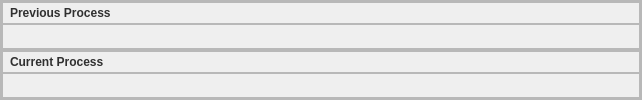
                              <widget class="QFrame" name="data_process_graphic">
                               <property name="sizePolicy">
                                <sizepolicy hsizetype="Expanding" vsizetype="Preferred">
                                 <horstretch>7</horstretch>
                                 <verstretch>0</verstretch>
                                </sizepolicy>
                               </property>
                               <property name="frameShape">
                                <enum>QFrame::StyledPanel</enum>
                               </property>
                               <property name="frameShadow">
                                <enum>QFrame::Raised</enum>
                               </property>
                               <layout class="QVBoxLayout" name="verticalLayout_39">
                                <property name="spacing">
                                 <number>0</number>
                                </property>
                                <property name="leftMargin">
                                 <number>0</number>
                                </property>
                                <property name="topMargin">
                                 <number>0</number>
                                </property>
                                <property name="rightMargin">
                                 <number>0</number>
                                </property>
                                <property name="bottomMargin">
                                 <number>0</number>
                                </property>
                                <item>
                                 <widget class="QFrame" name="data_process_graphic_top">
                                  <property name="sizePolicy">
                                   <sizepolicy hsizetype="Preferred" vsizetype="Expanding">
                                    <horstretch>0</horstretch>
                                    <verstretch>1</verstretch>
                                   </sizepolicy>
                                  </property>
                                  <property name="frameShape">
                                   <enum>QFrame::StyledPanel</enum>
                                  </property>
                                  <property name="frameShadow">
                                   <enum>QFrame::Raised</enum>
                                  </property>
                                  <layout class="QVBoxLayout" name="verticalLayout_40">
                                   <property name="spacing">
                                    <number>0</number>
                                   </property>
                                   <property name="leftMargin">
                                    <number>0</number>
                                   </property>
                                   <property name="topMargin">
                                    <number>0</number>
                                   </property>
                                   <property name="rightMargin">
                                    <number>0</number>
                                   </property>
                                   <property name="bottomMargin">
                                    <number>0</number>
                                   </property>
                                   <item>
                                    <widget class="QFrame" name="frame_2">
                                     <property name="sizePolicy">
                                      <sizepolicy hsizetype="Preferred" vsizetype="Expanding">
                                       <horstretch>0</horstretch>
                                       <verstretch>1</verstretch>
                                      </sizepolicy>
                                     </property>
                                     <property name="styleSheet">
                                      <string notr="true">border-bottom:1px solid rgba(0,0,0,0.1);</string>
                                     </property>
                                     <property name="frameShape">
                                      <enum>QFrame::StyledPanel</enum>
                                     </property>
                                     <property name="frameShadow">
                                      <enum>QFrame::Raised</enum>
                                     </property>
                                     <layout class="QHBoxLayout" name="horizontalLayout_19">
                                      <property name="spacing">
                                       <number>0</number>
                                      </property>
                                      <property name="leftMargin">
                                       <number>0</number>
                                      </property>
                                      <property name="topMargin">
                                       <number>0</number>
                                      </property>
                                      <property name="rightMargin">
                                       <number>0</number>
                                      </property>
                                      <property name="bottomMargin">
                                       <number>0</number>
                                      </property>
                                      <item>
                                       <widget class="QLabel" name="label_11">
                                        <property name="styleSheet">
                                         <string notr="true">font-weight: bold;
font-size:12px;
color: rgba(0,0,0,0.8);
margin-left: 4px;
border: none;</string>
                                        </property>
                                        <property name="text">
                                         <string>Previous Process</string>
                                        </property>
                                       </widget>
                                      </item>
                                      <item>
                                       <spacer name="horizontalSpacer_6">
                                        <property name="orientation">
                                         <enum>Qt::Horizontal</enum>
                                        </property>
                                        <property name="sizeHint" stdset="0">
                                         <size>
                                          <width>524</width>
                                          <height>20</height>
                                         </size>
                                        </property>
                                       </spacer>
                                      </item>
                                      <item>
                                       <widget class="QFrame" name="frame_11">
                                        <property name="styleSheet">
                                         <string notr="true">border:none;</string>
                                        </property>
                                        <property name="frameShape">
                                         <enum>QFrame::StyledPanel</enum>
                                        </property>
                                        <property name="frameShadow">
                                         <enum>QFrame::Raised</enum>
                                        </property>
                                       </widget>
                                      </item>
                                     </layout>
                                    </widget>
                                   </item>
                                   <item>
                                    <widget class="QFrame" name="frame_3">
                                     <property name="sizePolicy">
                                      <sizepolicy hsizetype="Preferred" vsizetype="Expanding">
                                       <horstretch>0</horstretch>
                                       <verstretch>9</verstretch>
                                      </sizepolicy>
                                     </property>
                                     <property name="frameShape">
                                      <enum>QFrame::StyledPanel</enum>
                                     </property>
                                     <property name="frameShadow">
                                      <enum>QFrame::Raised</enum>
                                     </property>
                                    </widget>
                                   </item>
                                  </layout>
                                 </widget>
                                </item>
                                <item>
                                 <widget class="QFrame" name="data_process_graphic_bottom">
                                  <property name="sizePolicy">
                                   <sizepolicy hsizetype="Preferred" vsizetype="Expanding">
                                    <horstretch>0</horstretch>
                                    <verstretch>1</verstretch>
                                   </sizepolicy>
                                  </property>
                                  <property name="frameShape">
                                   <enum>QFrame::StyledPanel</enum>
                                  </property>
                                  <property name="frameShadow">
                                   <enum>QFrame::Raised</enum>
                                  </property>
                                  <layout class="QVBoxLayout" name="verticalLayout_41">
                                   <property name="spacing">
                                    <number>0</number>
                                   </property>
                                   <property name="leftMargin">
                                    <number>0</number>
                                   </property>
                                   <property name="topMargin">
                                    <number>0</number>
                                   </property>
                                   <property name="rightMargin">
                                    <number>0</number>
                                   </property>
                                   <property name="bottomMargin">
                                    <number>0</number>
                                   </property>
                                   <item>
                                    <widget class="QFrame" name="frame_4">
                                     <property name="sizePolicy">
                                      <sizepolicy hsizetype="Preferred" vsizetype="Expanding">
                                       <horstretch>0</horstretch>
                                       <verstretch>1</verstretch>
                                      </sizepolicy>
                                     </property>
                                     <property name="styleSheet">
                                      <string notr="true">border-bottom:1px solid rgba(0,0,0,0.1);</string>
                                     </property>
                                     <property name="frameShape">
                                      <enum>QFrame::StyledPanel</enum>
                                     </property>
                                     <property name="frameShadow">
                                      <enum>QFrame::Raised</enum>
                                     </property>
                                     <layout class="QHBoxLayout" name="horizontalLayout_20">
                                      <property name="spacing">
                                       <number>0</number>
                                      </property>
                                      <property name="leftMargin">
                                       <number>0</number>
                                      </property>
                                      <property name="topMargin">
                                       <number>0</number>
                                      </property>
                                      <property name="rightMargin">
                                       <number>0</number>
                                      </property>
                                      <property name="bottomMargin">
                                       <number>0</number>
                                      </property>
                                      <item>
                                       <widget class="QLabel" name="label_12">
                                        <property name="styleSheet">
                                         <string notr="true">font-weight: bold;
font-size:12px;
color: rgba(0,0,0,0.8);
margin-left: 4px;
border: none;</string>
                                        </property>
                                        <property name="text">
                                         <string>Current Process</string>
                                        </property>
                                       </widget>
                                      </item>
                                      <item>
                                       <spacer name="horizontalSpacer_7">
                                        <property name="orientation">
                                         <enum>Qt::Horizontal</enum>
                                        </property>
                                        <property name="sizeHint" stdset="0">
                                         <size>
                                          <width>530</width>
                                          <height>20</height>
                                         </size>
                                        </property>
                                       </spacer>
                                      </item>
                                      <item>
                                       <widget class="QFrame" name="frame_12">
                                        <property name="styleSheet">
                                         <string notr="true">border:none;</string>
                                        </property>
                                        <property name="frameShape">
                                         <enum>QFrame::StyledPanel</enum>
                                        </property>
                                        <property name="frameShadow">
                                         <enum>QFrame::Raised</enum>
                                        </property>
                                       </widget>
                                      </item>
                                     </layout>
                                    </widget>
                                   </item>
                                   <item>
                                    <widget class="QFrame" name="frame_5">
                                     <property name="sizePolicy">
                                      <sizepolicy hsizetype="Preferred" vsizetype="Expanding">
                                       <horstretch>0</horstretch>
                                       <verstretch>9</verstretch>
                                      </sizepolicy>
                                     </property>
                                     <property name="frameShape">
                                      <enum>QFrame::StyledPanel</enum>
                                     </property>
                                     <property name="frameShadow">
                                      <enum>QFrame::Raised</enum>
                                     </property>
                                    </widget>
                                   </item>
                                  </layout>
                                 </widget>
                                </item>
                               </layout>
                              </widget>
